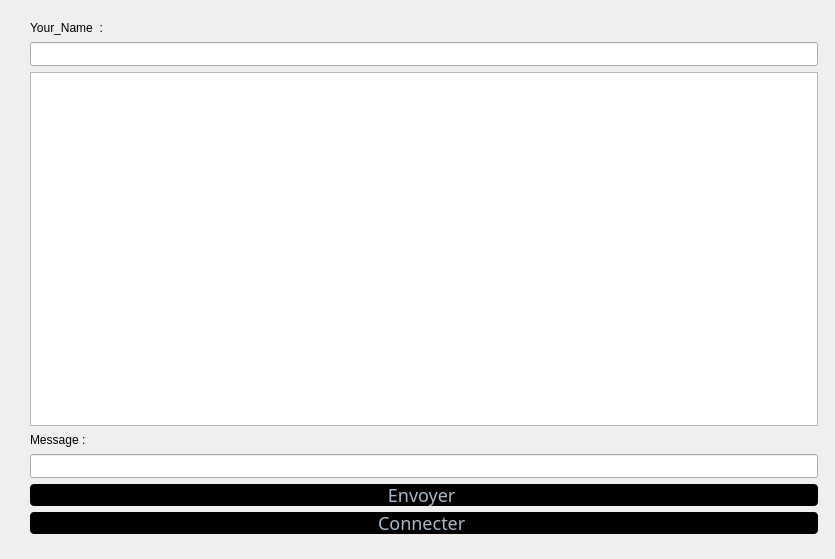
<?xml version="1.0" encoding="UTF-8"?>
<ui version="4.0">
 <class>Chat</class>
 <widget class="QDialog" name="Chat">
  <property name="geometry">
   <rect>
    <x>0</x>
    <y>0</y>
    <width>835</width>
    <height>559</height>
   </rect>
  </property>
  <property name="windowTitle">
   <string>Dialog</string>
  </property>
  <widget class="QLineEdit" name="nickname">
   <property name="geometry">
    <rect>
     <x>30</x>
     <y>42</y>
     <width>788</width>
     <height>24</height>
    </rect>
   </property>
  </widget>
  <widget class="QPushButton" name="send">
   <property name="geometry">
    <rect>
     <x>30</x>
     <y>484</y>
     <width>788</width>
     <height>22</height>
    </rect>
   </property>
   <property name="styleSheet">
    <string notr="true">#send{

background-color: black;
border-radius: 4px;
	border-color: rgb(58, 58, 58);
	border-style: inset;
font-family: century gothic;
font-size: 18px;
color: #a9b7c6;
}
#send:hover{
border-style: solid;
	border-top-color: transparent;
	border-right-color: transparent;
	border-left-color: transparent;
	border-bottom-color: #e67e22;
	border-bottom-width: 1px;
	border-bottom-radius: 6px;
	border-style: solid;
	color: #FFFFFF;
	padding-bottom: 2px;
	background-color: green;
}</string>
   </property>
   <property name="text">
    <string>Envoyer </string>
   </property>
  </widget>
  <widget class="QPushButton" name="bind">
   <property name="geometry">
    <rect>
     <x>30</x>
     <y>512</y>
     <width>788</width>
     <height>22</height>
    </rect>
   </property>
   <property name="styleSheet">
    <string notr="true">#bind{

background-color: black;
border-radius: 4px;
	border-color: rgb(58, 58, 58);
	border-style: inset;
font-family: century gothic;
font-size: 18px;
color: #a9b7c6;
}
#bind:hover{
border-style: solid;
	border-top-color: transparent;
	border-right-color: transparent;
	border-left-color: transparent;
	border-bottom-color: #e67e22;
	border-bottom-width: 1px;
	border-bottom-radius: 6px;
	border-style: solid;
	color: #FFFFFF;
	padding-bottom: 2px;
	background-color: green;
}</string>
   </property>
   <property name="text">
    <string>Connecter </string>
   </property>
  </widget>
  <widget class="QTextEdit" name="textEdit">
   <property name="geometry">
    <rect>
     <x>30</x>
     <y>72</y>
     <width>788</width>
     <height>354</height>
    </rect>
   </property>
  </widget>
  <widget class="QLabel" name="label_2">
   <property name="geometry">
    <rect>
     <x>30</x>
     <y>432</y>
     <width>788</width>
     <height>16</height>
    </rect>
   </property>
   <property name="text">
    <string>Message :</string>
   </property>
  </widget>
  <widget class="QLineEdit" name="message">
   <property name="geometry">
    <rect>
     <x>30</x>
     <y>454</y>
     <width>788</width>
     <height>24</height>
    </rect>
   </property>
  </widget>
  <widget class="QLabel" name="label">
   <property name="geometry">
    <rect>
     <x>30</x>
     <y>20</y>
     <width>788</width>
     <height>16</height>
    </rect>
   </property>
   <property name="text">
    <string>Your_Name  :</string>
   </property>
  </widget>
 </widget>
 <resources/>
 <connections/>
</ui>
